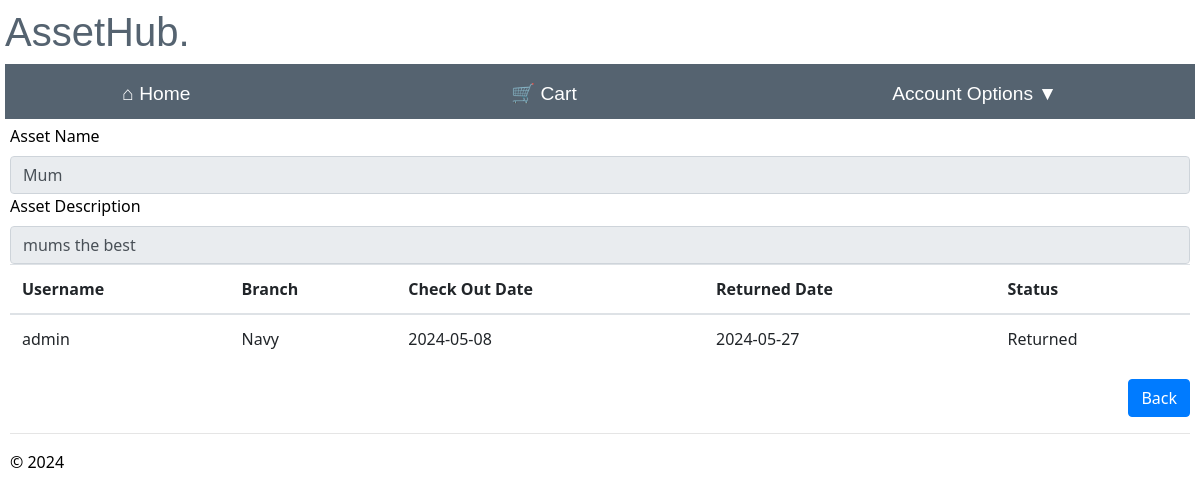
Before: /asset_history/3 (signed in) with the older database file.
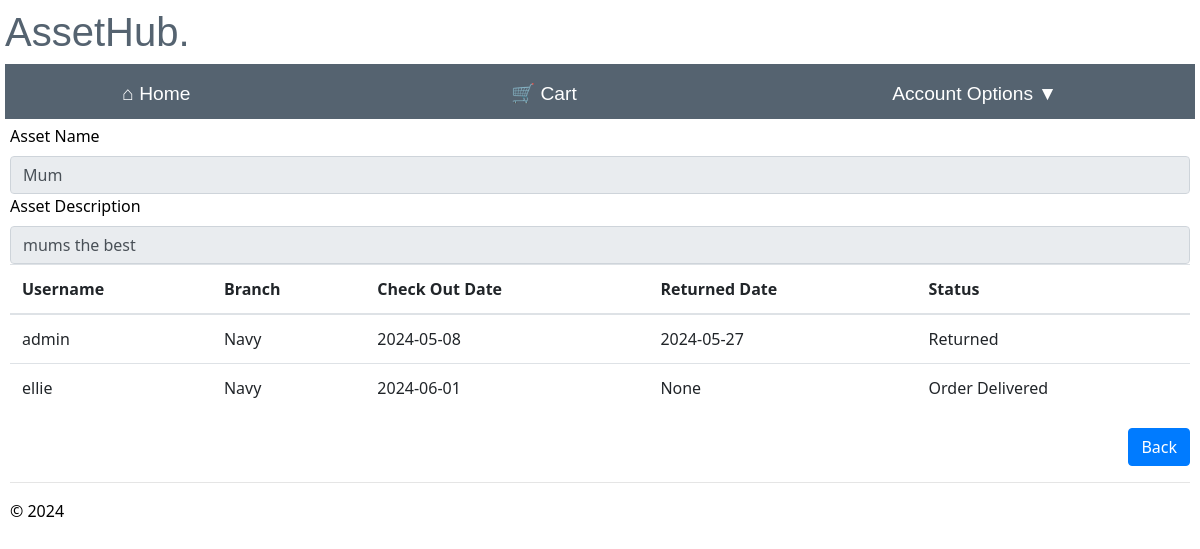
After: the same page with the newer database file.
### app/models/models.py (models this page shows)
class Order(db.Model):
    __tablename__ = 'order'
    order_id = db.Column(db.Integer, primary_key=True, nullable=False)
    username = db.Column(db.Integer, db.ForeignKey('user.username'), nullable=False)#needs to be string
    asset_id = db.Column(db.String(100), db.ForeignKey('assets.asset_id'), nullable=False)
    branch_id = db.Column(db.Integer, db.ForeignKey('branch.branch_id'), nullable=False)
    check_out_date = db.Column(db.Date,nullable=False)
    return_date = db.Column(db.Date,nullable=True)
    status = db.Column(db.String(20),nullable= False, default='New Order')
    user = relationship('User', backref='order')
    asset = relationship('Assets', backref='order')
    branch = relationship('Branch', backref='order')

class Branch(db.Model):
    __tablename__ = 'branch'
    branch_id = db.Column(db.Integer, primary_key=True, nullable=False)
    branch_name = db.Column(db.String(50), nullable=False)
    address_line1 = db.Column(db.String(225), nullable=False)
    address_line2 = db.Column(db.String(225), nullable=True)
    postcode = db.Column(db.String(8), nullable=False)

### app/manager/routes.py (the view)
@bp.route("/asset_history/<int:asset_id>", methods=['GET'])
@login_required
@check_is_manager
def asset_history(asset_id):
    try:
        asset_history_items = Order.query.filter_by(asset_id=asset_id).all()
        asset_names = {}
        asset_description = {}
        branch_names = {}
        for item in asset_history_items:
            asset = Assets.query.filter_by(asset_id=item.asset_id).first()
            branch = Branch.query.filter_by(branch_id=item.branch_id).first()
            if asset:
                asset_names[item.asset_id] = asset.asset_name
                asset_description[item.asset_id] = asset.asset_description
                branch_names[item.branch_id] = branch.branch_name
    except Exception as e:
        flash("An error occurred retrieving assets.")
        asset_history_items = []
        asset_names = []
        asset_description= []
        branch_names=[]
    return render_template("asset_history.html", asset_history_items=asset_history_items,
                           asset_names=asset_names,
                           asset_description=asset_description, branch_names=branch_names)

### app/manager/routes.py (called while the page is built)
def check_is_manager(func):
    @wraps(func)
    def decorated_function(*args, **kwargs):
        if current_user.role == 'admin'or current_user.role == 'manager':
            return func(*args, **kwargs)
        else:
            current_app.logger.critical('Username: %s accessed attempted to access %s', current_user.username,func.__name__)
            flash("You are not authorised to access this page")
            return redirect(url_for("main.home"))
    return decorated_function

### app/manager/templates/asset_history.html (shortened to what this page needs)
{% extends "layout.html" %}
{% block content %}
{% if asset_history_items %}
    <label>Asset Name</label> <input type='text' name='asset_name' size="10" required class='form-control' value="{{ asset_names[asset_history_items[0].asset_id] }}" readonly>
    <label>Asset Description</label> <input type='text' name='asset_description' size="10" required class='form-control' value="{{ asset_description[asset_history_items[0].asset_id] }}" readonly>
{% endif %}
    <table class="table table-hover">
    <thead class="active tables">
      <th>Username</th>
      <th>Branch</th>
      <th>Check Out Date</th>
      <th>Returned Date</th>
      <th>Status</th>
    </thead>
    <tbody>
      {% for asset_history_items in asset_history_items %}
      <tr>
            <td>{{ asset_history_items.username }}</td>
            <td>{{ branch_names[asset_history_items.branch_id] }}</td>
            <td>{{ asset_history_items.check_out_date }}</td>
            <td>{{ asset_history_items.return_date }}</td>
            <td>{{ asset_history_items.status }}</td>
      </tr>
      {% endfor %}
    </tbody>
  </table>
  <div class="text-right">
  <td><a href='{{ url_for("manager.maintain_assets")}}' class='btn btn-primary'>Back</a></td>
  </div>
{% endblock %}

Changed rows visible on the page:
added Order: username "ellie", {{ branch_names[asset_history_items.branch_id] }} "Navy", check_out_date "2024-06-01", return_date "None", status "Order Delivered"
